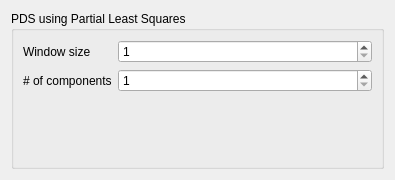
<?xml version="1.0" encoding="UTF-8"?>
<ui version="4.0">
 <class>Form</class>
 <widget class="QWidget" name="Form">
  <property name="geometry">
   <rect>
    <x>0</x>
    <y>0</y>
    <width>395</width>
    <height>180</height>
   </rect>
  </property>
  <property name="sizePolicy">
   <sizepolicy hsizetype="Ignored" vsizetype="Ignored">
    <horstretch>0</horstretch>
    <verstretch>0</verstretch>
   </sizepolicy>
  </property>
  <property name="windowTitle">
   <string>Form</string>
  </property>
  <layout class="QVBoxLayout" name="verticalLayout">
   <item>
    <widget class="QGroupBox" name="formGroupBox">
     <property name="title">
      <string>PDS using Partial Least Squares</string>
     </property>
     <layout class="QFormLayout" name="formLayout">
      <item row="1" column="0">
       <widget class="QLabel" name="winsize_label">
        <property name="text">
         <string>Window size</string>
        </property>
       </widget>
      </item>
      <item row="3" column="0">
       <widget class="QLabel" name="pls_nc_label">
        <property name="text">
         <string># of components</string>
        </property>
       </widget>
      </item>
      <item row="1" column="1">
       <widget class="QSpinBox" name="winsize_spin">
        <property name="minimum">
         <number>1</number>
        </property>
        <property name="singleStep">
         <number>2</number>
        </property>
        <property name="value">
         <number>1</number>
        </property>
       </widget>
      </item>
      <item row="3" column="1">
       <widget class="QSpinBox" name="nc_spin">
        <property name="minimum">
         <number>1</number>
        </property>
       </widget>
      </item>
     </layout>
    </widget>
   </item>
  </layout>
 </widget>
 <resources/>
 <connections/>
</ui>
